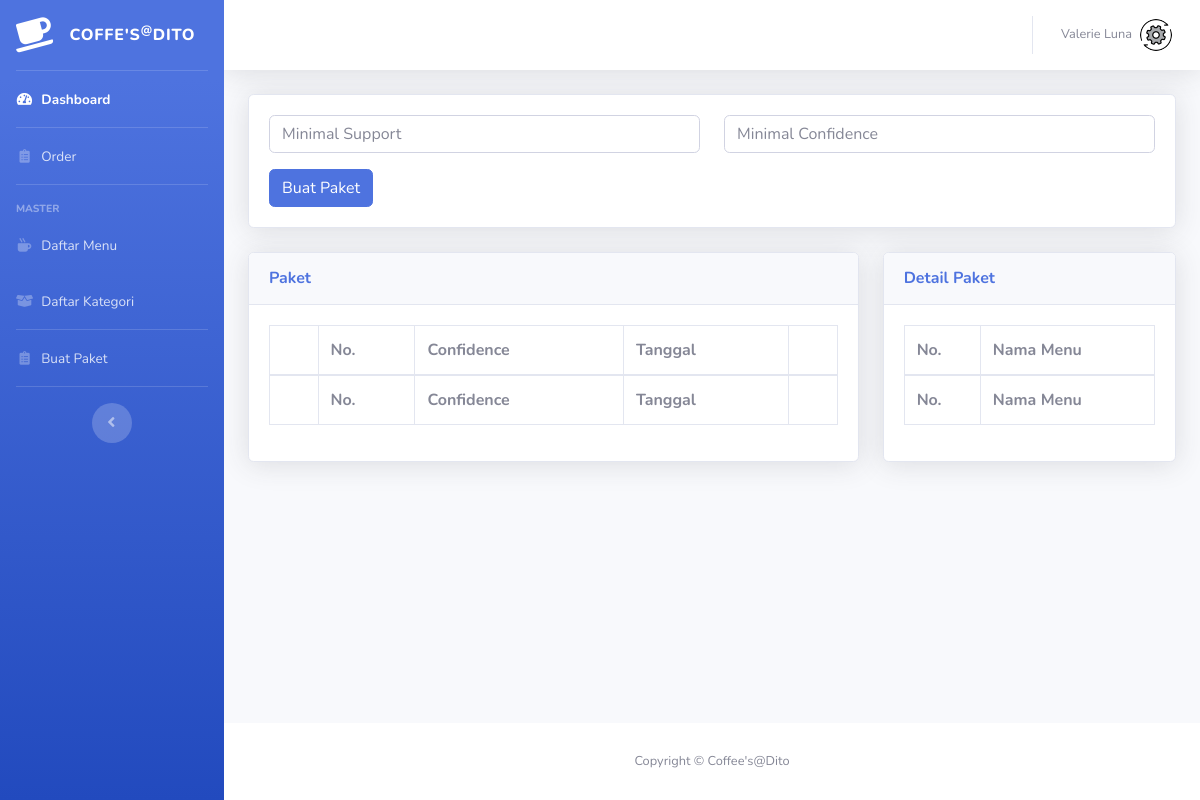
Page /index.php/apriori on the earlier database version.
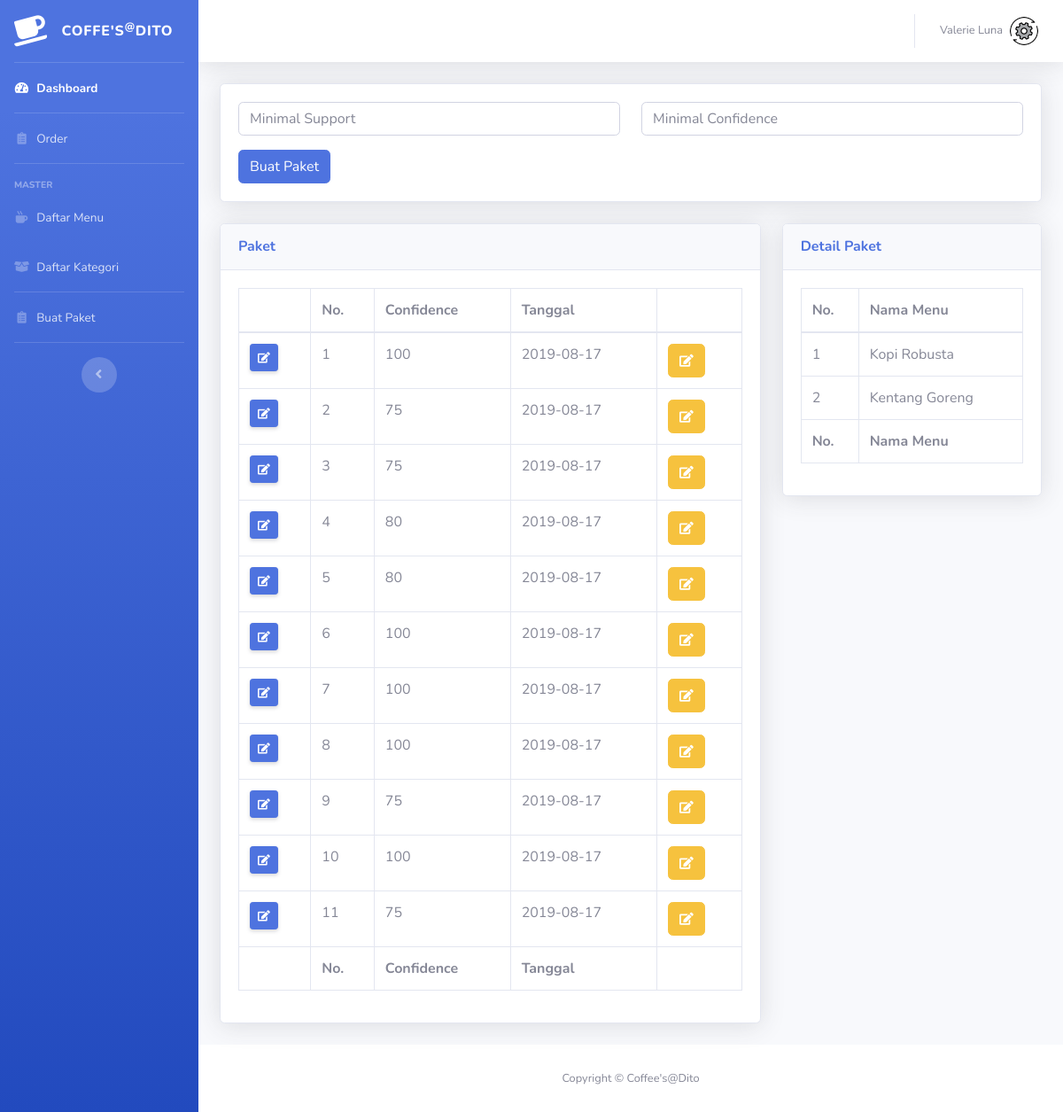
Same page on the later database version.
### tables this page shows
CREATE TABLE `temp_assoc` (
  `id_assoc` int(11) NOT NULL,
  `confidence` int(11) NOT NULL,
  `tgl_assoc` date NOT NULL
);

CREATE TABLE `menu` (
  `id_menu` int(11) NOT NULL,
  `nama_menu` varchar(20) NOT NULL,
  `kode` varchar(10) NOT NULL,
  `id_group` int(11) NOT NULL,
  `id_paket` int(11) NOT NULL,
  `harga` int(11) NOT NULL,
  `disct_` int(11) NOT NULL,
  `gross_amount` int(11) NOT NULL,
  `gambar` varchar(200) NOT NULL
);

### application/controllers/Apriori.php (called while the page is built, shortened)
<?php
class Apriori extends CI_Controller {
	public function index()
	{
		$data['page'] = 'Buat Paket';
		$data['assoc'] = $this->model->get_assoc()->result();
		$data['kategori'] = $this->model->getAll('menu_grup')->result();
		$data['detail'] = $this->model->get_detail_assoc('1')->result();
		$data['content'] = 'pages/Buat_paket';
		$this->load->view('template/main', $data);
	}
}

### index.php (called while the page is built, shortened)
<?php
require_once BASEPATH.'core/CodeIgniter.php';

### application/models/model.php (called while the page is built, shortened)
<?php
class Model extends CI_Model {
	public function get_assoc()
	{
		$this->db->select('*');
		$this->db->from('temp_assoc');
		return $this->db->get();
	}
	public function get_detail_assoc($id) {
		$this->db->select('a.nama_menu');
		$this->db->from('menu a');
		$this->db->join('temp_assoc_detail b', 'b.kode = a.kode', 'left');
		$this->db->where('b.id_assoc', $id);
		return $this->db->get();
	}
}

### application/views/pages/Buat_paket.php (the view, shortened to what this page needs)
<div class="row">
    <div class="col-xl-12 col-lg-7">
      <div class="card shadow mb-4">
        <div class="card-body">
            <form action="<?php echo base_url('index.php/apriori/start') ?>" method="post">
              <div class="form-group row">
                <div class="col-sm-6 mb-3 mb-sm-0">
                  <input type="text" name="min_sup" class="form-control" placeholder="Minimal Support" required>
                </div>
                <div class="col-sm-6">
                  <input type="text" name="min_conf" class="form-control" placeholder="Minimal Confidence" required>
                </div>
              </div>
              <div class="">
                <button class="btn btn-primary" type="submit">Buat Paket</button>
              </div>
            </form>
        </div>
      </div>
    </div>
  </div>
  <div class="row">
    <div class="col-xl-8 col-lg-7">
      <div class="card shadow mb-4">
        <div class="card-header py-3">
          <h6 class="m-0 font-weight-bold text-primary">Paket</h6>
        </div>
        <div class="card-body">
          <div class="table-responsive">
            <table class="table table-bordered" id="dataTable" width="100%" cellspacing="0">
              <thead>
                <tr>
                    <tr>
                      <th></th>
                      <th>No.</th>
                      <th>Confidence</th>
                      <th>Tanggal</th>
                      <th></th>
                    </tr>
                </tr>
              </thead>
              <tfoot>
                    <tr>
                      <th></th>
                      <th>No.</th>
                      <th>Confidence</th>
                      <th>Tanggal</th>
                      <th></th>
                    </tr>
                </tfoot>
                <tbody>
                    <?php
                        $no = 1;
                        foreach ($assoc as $data) {
                    ?>
                    <tr>
                        <td>
                            <div class="btn-group" role="group" aria-label="Basic example">
                                <a href="#" class="d-none d-sm-inline-block btn btn-sm btn-primary shadow-sm open-AddBookDialog" data-toggle="modal" data-target="#inputPaket" data-id="<?php echo $data->id_assoc ?>">
                                    <i class="fas fa-edit fa-sm"></i>
                                </a>
                            </div>
                        </td>
                        <td><?php echo $no++ ?></td>
                        <td><?php echo $data->confidence ?></td>
                        <td><?php echo $data->tgl_assoc ?></td>
                        <td>
                            <div class="btn-group" role="group" aria-label="Basic example">
                                <a href="<?php echo base_url('index.php/apriori/detail_assoc/'.$data->id_assoc) ?>" class="btn btn-warning">
                                    <i class="fas fa-edit fa-sm"></i>
                                </a>
                            </div>
                        </td>
                    </tr>
                    <?php
                        }
                    ?>
                </tbody>
            </table>
          </div>
        </div>
      </div>
    </div>
    <div class="col-xl-4 col-lg-7">
      <div class="card shadow mb-4">
        <div class="card-header py-3">
          <h6 class="m-0 font-weight-bold text-primary">Detail Paket</h6>
        </div>
        <div class="card-body">
          <div class="table-responsive">
            <table class="table table-bordered" id="dataTable" width="100%" cellspacing="0">
              <thead>
                <tr>
                    <tr>
                      <th>No.</th>
                      <th>Nama Menu</th>
                    </tr>
                </tr>
              </thead>
              <tfoot>
                    <tr>
                      <th>No.</th>
                      <th>Nama Menu</th>
                    </tr>
                </tfoot>
                <tbody>
                    <?php
                        $no = 1;
                        foreach ($detail as $data) {
                    ?>
                    <tr>
                        <td><?php echo $no++ ?></td>
                        <td><?php echo $data->nama_menu ?></td>
                    </tr>
                    <?php
                        }
                    ?>
                </tbody>
            </table>
          </div>
        </div>
      </div>
    </div>
</div>

### application/views/template/main.php (shortened to what this page needs)
<!DOCTYPE html>
<html lang="en">
<head>
	<link href="<?php echo base_url('assets/vendor/fontawesome-free/css/all.min.css') ?>" rel="stylesheet" type="text/css">
	<link href="<?php echo base_url('assets/css/sb-admin-2.min.css') ?>" rel="stylesheet">
	<link href="<?php echo base_url('assets/css/style.css') ?>" rel="stylesheet">
	<link href="<?php echo base_url('assets/vendor/datatables/dataTables.bootstrap4.min.css') ?>" rel="stylesheet">
	<link rel="stylesheet" type="text/css" href="<?php echo base_url('assets/OwlCarousel2/dist/assets/owl.carousel.min.css') ?>">
	<link rel="stylesheet" type="text/css" href="<?php echo base_url('assets/OwlCarousel2/dist/assets/owl.theme.default.min.css') ?>">
	<link rel="stylesheet" type="text/css" href="<?php echo base_url('assets/OwlCarousel2/dist/assets/owl.theme.green.min.css') ?>">
</head>
<body id="page-top">
	<div id="wrapper">
		<ul class="navbar-nav bg-gradient-primary sidebar sidebar-dark accordion" id="accordionSidebar">
			<a class="sidebar-brand d-flex align-items-center justify-content-center" href="<?php echo base_url('index.php/home') ?>">
				<div class="sidebar-brand-icon rotate-n-15">
					<i class="fas fa-coffee"></i>
				</div>
				<div class="sidebar-brand-text mx-3">Coffe's<sup>@</sup>Dito</div>
			</a>
			<hr class="sidebar-divider my-0">
			<li class="nav-item active">
				<a class="nav-link" href="<?php echo base_url('index.php/home') ?>">
					<i class="fas fa-fw fa-tachometer-alt"></i>
					<span>Dashboard</span>
				</a>
			</li>
			<hr class="sidebar-divider my-0">
			<li class="nav-item">
				<a class="nav-link" href="<?php echo base_url('index.php/order') ?>">
					<i class="fas fa-fw fa-clipboard-list"></i>
					<span>Order</span>
				</a>
			</li>
			<hr class="sidebar-divider">
			<div class="sidebar-heading">
				Master
			</div>
			<li class="nav-item">
				<a class="nav-link" href="<?php echo base_url('index.php/menu') ?>">
					<i class="fas fa-fw fa-mug-hot"></i>
					<span>Daftar Menu</span>
				</a>
			</li>
			<li class="nav-item">
				<a class="nav-link" href="<?php echo base_url('index.php/kategori') ?>">
					<i class="fas fa-fw fa-box-open"></i>
					<span>Daftar Kategori</span>
				</a>
			</li>
			<hr class="sidebar-divider my-0">
			<li class="nav-item">
				<a class="nav-link" href="<?php echo base_url('index.php/apriori') ?>">
					<i class="fas fa-fw fa-clipboard-list"></i>
					<span>Buat Paket</span>
				</a>
			</li>
			<hr class="sidebar-divider d-none d-md-block">
			<div class="text-center d-none d-md-inline">
				<button class="rounded-circle border-0" id="sidebarToggle"></button>
			</div>
		</ul>
		<div id="content-wrapper" class="d-flex flex-column">
			<div id="content">
				<nav class="navbar navbar-expand navbar-light bg-white topbar mb-4 static-top shadow">
					<ul class="navbar-nav ml-auto">
						<li class="nav-item dropdown no-arrow">
							<a class="nav-link dropdown-toggle" href="#" id="userDropdown" role="button" data-toggle="dropdown" aria-haspopup="true" aria-expanded="false">
								<span class="mr-2 d-none d-lg-inline text-gray-600 small">Valerie Luna</span>
								<img class="img-profile rounded-circle" src="<?php echo base_url('assets/img/settings.png') ?>">
							</a>
                		</li>
                	</ul>
                </nav>
                <div class="container-fluid">
                	<?php
                		$this->load->view($content);
                	?>
                </div>
            </div>
            <footer class="sticky-footer bg-white">
            	<div class="container my-auto">
            		<div class="copyright text-center my-auto">
            			<span>Copyright &copy; Coffee's@Dito</span>
            		</div>
            	</div>
            </footer>
        </div>
    </div>
</body>
</html>

Differences in the rows shown:
added temp_assoc: confidence "100", tgl_assoc "2019-08-17"
added temp_assoc: confidence "75", tgl_assoc "2019-08-17"
added temp_assoc: confidence "75", tgl_assoc "2019-08-17"
added temp_assoc: confidence "80", tgl_assoc "2019-08-17"
added temp_assoc: confidence "80", tgl_assoc "2019-08-17"
added temp_assoc: confidence "100", tgl_assoc "2019-08-17"
added temp_assoc: confidence "100", tgl_assoc "2019-08-17"
added temp_assoc: confidence "100", tgl_assoc "2019-08-17"
added temp_assoc: confidence "75", tgl_assoc "2019-08-17"
added temp_assoc: confidence "100", tgl_assoc "2019-08-17"
added temp_assoc: confidence "75", tgl_assoc "2019-08-17"
added menu: nama_menu "Kopi Robusta"
added menu: nama_menu "Kentang Goreng"
